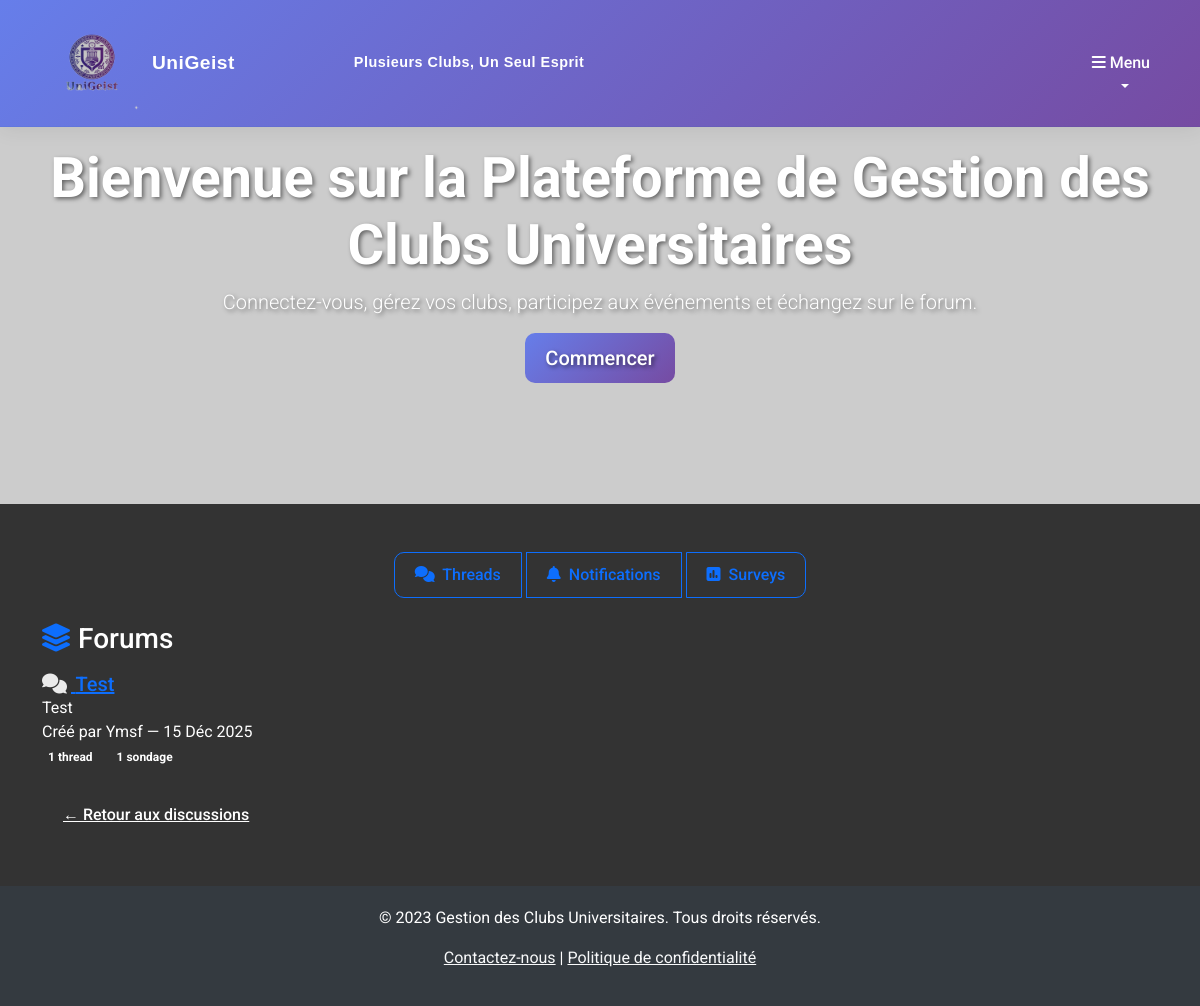
Page /forum/forums/ on the earlier database version.
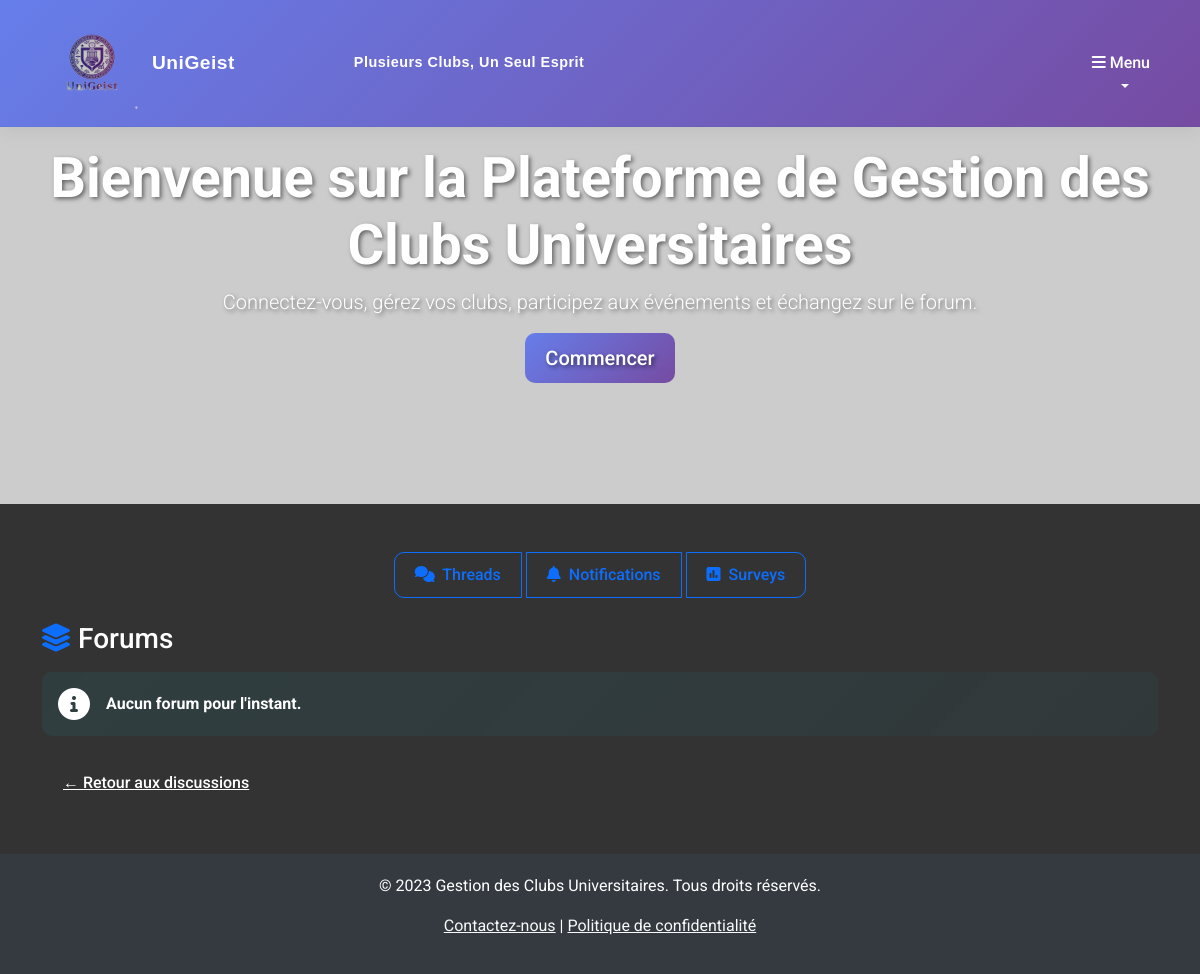
Same page on the later database version.
### forums/forum/models.py (models this page shows, shortened)
class Forum(models.Model):
    VISIBILITY_CHOICES = [
        ('public', 'Public'),
        ('private', 'Privé')
    ]
    title = models.CharField(max_length=255, verbose_name="Titre du forum")
    description = models.TextField(verbose_name="Description")
    visibility = models.CharField(
        max_length=10,
        choices=VISIBILITY_CHOICES,
        default='public',
        verbose_name="Visibilité"
    )
    club = models.OneToOneField(
        Club,
        on_delete=models.CASCADE,
        related_name='forum',
        null=True,
        blank=True,
        verbose_name="Club associé",
        help_text="Chaque club peut posséder au plus un forum privé."
    )
    created_by = models.ForeignKey(
        settings.AUTH_USER_MODEL,
        on_delete=models.CASCADE,
        related_name='created_forums',
        verbose_name="Créé par"
    )
    created_at = models.DateTimeField(auto_now_add=True)
    updated_at = models.DateTimeField(auto_now=True)
    def can_manage(self, user):
        if not user.is_authenticated:
            return False
    class Meta:
        ordering = ['-created_at']
        verbose_name = "Forum"
        verbose_name_plural = "Forums"

### accounts/models.py (models this page shows, shortened)
class User(AbstractUser):
    phone = models.CharField(max_length=20, blank=True, null=True)
    address = models.CharField(max_length=255, blank=True, null=True)

### forums/forum/views.py (the view)
# urls.py: path('forums/', views.ForumListView.as_view(), name='forum-list'),
class ForumListView(ListView):
    model = Forum
    template_name = 'forum/forum_list.html'
    context_object_name = 'forums'
    ordering = ['-created_at']
    def get_queryset(self):
        qs = super().get_queryset().select_related('club', 'created_by')
        return qs.filter(_forum_visibility_q(self.request.user)).distinct()
    def get_context_data(self, **kwargs):
        context = super().get_context_data(**kwargs)
        forums = list(context['forums'])
        for forum in forums:
            forum._can_manage = forum.can_manage(self.request.user)
        context['forums'] = forums
        context['object_list'] = forums
        return context

### forums/forum/views.py (called while the page is built, shortened)
def _forum_visibility_q(user):
    if not user.is_authenticated:
        return Q(visibility='public')

### forums/forum/templates/forum/forum_list.html (shortened to what this page needs)
{% extends "base.html" %}
{% load static %}
{% block content %}
<div class="d-flex justify-content-center mb-4">
  <div class="btn-group" role="group" aria-label="Forum Navigation">
    <a href="{% url 'forum:thread-list' %}" class="btn btn-outline-primary">
      <i class="fas fa-comments me-1"></i> Threads
    </a>
    <a href="{% url 'forum:notifications' %}" class="btn btn-outline-primary">
      <i class="fas fa-bell me-1"></i> Notifications
    </a>
    <a href="{% url 'forum:survey-list' %}" class="btn btn-outline-primary">
      <i class="fas fa-poll me-1"></i> Surveys
    </a>
  </div>
</div>
<div class="d-flex justify-content-between align-items-center mb-3">
  <h1 class="h3 mb-0">
    <i class="fas fa-layer-group me-2 text-primary"></i>Forums
  </h1>
</div>
{% if forums %}
  <div class="list-group">
    {% for forum in forums %}
      <div class="forum-item">
        <div class="forum-meta">
          <h5 class="mb-0">
            <a href="{% url 'forum:forum-detail' forum.pk %}" class="forum-title">
              <i class="fas fa-comments me-1" style="color: rgba(255,255,255,0.9)"></i>
              {{ forum.title }}
            </a>
          </h5>
          {% if forum.description %}
            <p class="forum-desc mb-0">{{ forum.description|truncatewords:22 }}</p>
          {% endif %}
          <div class="forum-small">
            Créé par {{ forum.created_by.get_full_name|default:forum.created_by.username }} —
            {{ forum.created_at|date:"d M Y" }}
          </div>
        </div>
        <div class="forum-stats">
          <div>
            <span class="badge">{{ forum.threads.count }} thread{{ forum.threads.count|pluralize }}</span>
            <span class="badge badge-secondary-stat ms-2">{{ forum.surveys.count }} sondage{{ forum.surveys.count|pluralize }}</span>
          </div>
        </div>
      </div>
    {% endfor %}
  </div>
{% else %}
  <div class="alert alert-info">
    <div class="d-flex align-items-center gap-3">
      <i class="fas fa-info-circle fa-2x"></i>
      <div>
        <strong>Aucun forum pour l'instant.</strong>
      </div>
    </div>
  </div>
{% endif %}
<div class="mt-4">
  <a href="{% url 'forum:thread-list' %}" class="btn btn-link text-white">&larr; Retour aux discussions</a>
</div>
{% endblock %}

Differences in the rows shown:
removed Forum: title "Test", description "Test", created_by.get_full_name "Ymsf", created_at "15 Déc 2025", threads.count "1", surveys.count "1"
Other differences:
text now shown: "Aucun forum pour l'instant."
